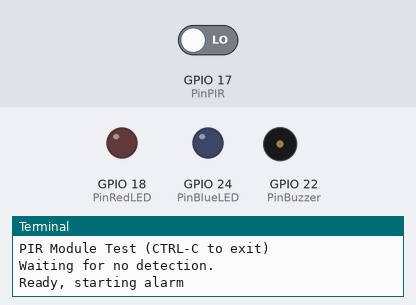
A program run on a simulated Raspberry Pi (BCM pin numbers). On the bench: output pins drawn as LEDs (lit = HIGH), buzzer (waves = sounding, pin HIGH), the last lines printed to the terminal. Dashed ring = blinking. The inputs (shaded band) are chosen by the test bench; at power-on: GPIO 17 (PinPIR) LOW.

Above: at 1.2 s.
1.3 s: GPIO 17 (PinPIR) driven HIGH
At 1.45 s:
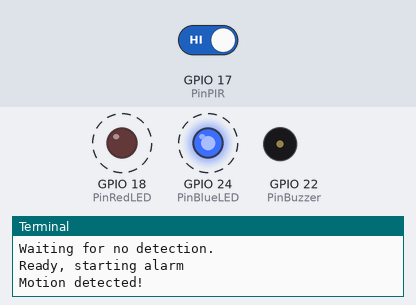
Timing chart, 0 to 4.3 s (numbered marks = the images above; inputs shaded):
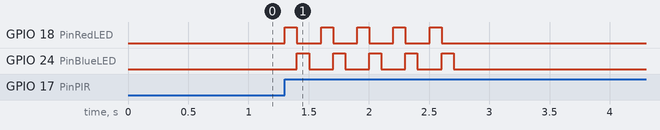

Measured:
- after the input at 1.3 s, GPIO 18 (PinRedLED): alternates HIGH for 0.10 s and LOW for 0.20 s, 10 changes in all, then stays LOW, starting at once; GPIO 24 (PinBlueLED): alternates HIGH for 0.10 s and LOW for 0.20 s, 10 changes in all, then stays LOW, starting after 0.10 s

The program:

MotionDectionAlarm.py
```python
# Import Python header files
import RPi.GPIO as GPIO
import time

# Set the GPIO naming convention
GPIO.setmode(GPIO.BCM)
GPIO.setwarnings(False)

PinPIR = 17
PinRedLED = 18
PinBlueLED = 24
PinBuzzer = 22

print "PIR Module Test (CTRL-C to exit)"

# Set pins as input/output

GPIO.setup(PinPIR, GPIO.IN)
GPIO.setup(PinRedLED, GPIO.OUT)
GPIO.setup(PinBlueLED, GPIO.OUT)
GPIO.setup(PinBuzzer, GPIO.OUT)

# Variables to hold the current and last states
Current_State = 0
Previous_State = 0

try:
	print "Waiting for no detection."
	# Loop until PIR output is 0
	while GPIO.input(PinPIR) == 1:
		Current_State = 0

	print "Ready, starting alarm"
	# Loop until users quits with CTRL - C
	while True :
		# Read PIR state
		Current_State = GPIO.input(PinPIR)

		if Current_State==1 and Previous_State==0:
			# PIR is triggered
			print "Motion detected!"
			# Flash lights and sound buzzer
			for x in range(0, 5):

				#GPIO.output(PinBuzzer,	GPIO.HIGH)
				GPIO.output(PinRedLED,	GPIO.HIGH)
				time.sleep(0.1)

				GPIO.output(PinRedLED,	GPIO.LOW)
				GPIO.output(PinBlueLED,	GPIO.HIGH)
				time.sleep(0.1)

				GPIO.output(PinBlueLED,	GPIO.LOW)
				#GPIO.output(PinBuzzer,	GPIO.LOW)
				time.sleep(0.1)

				# Record previous state
				Previous_State=1

		elif Current_State==0 and Previous_State==1:
			# PIR has returned to ready state
			print "Ready, starting alarm"
			Previous_State=0

		# Wait for 10 milliseconds
		time.sleep(0.01)

except KeyboardInterrupt:
	print "Quit, closing down"
	# Reset GPIO settings
	GPIO.cleanup()

	print "Goodbye"
```
